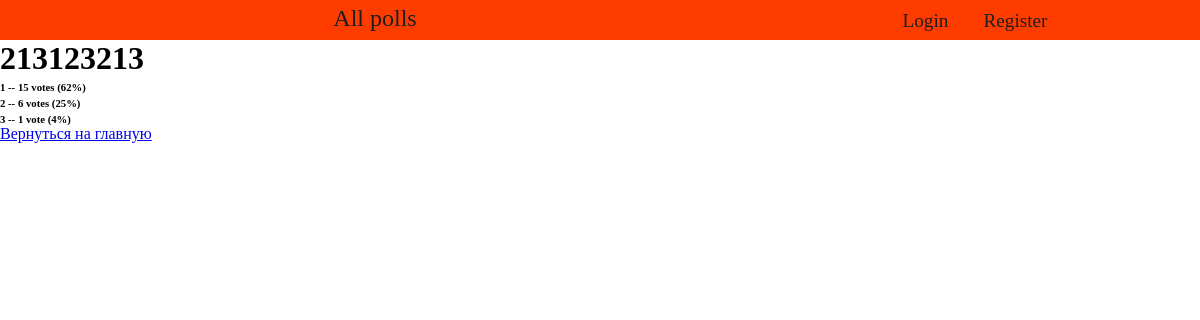
The page /polls/12/results/ on the database as committed earlier.
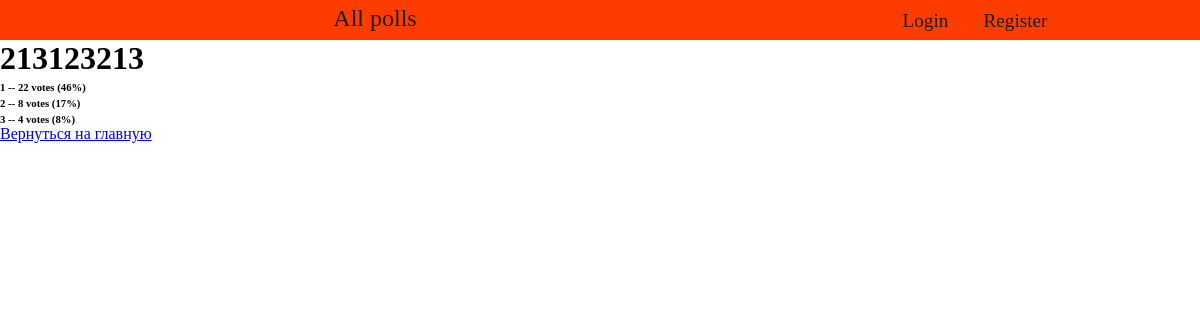
The same page on the database as committed later.
### polls/models.py (models this page shows, shortened)
class Question(models.Model):
    id = models.AutoField(primary_key=True, unique=True, verbose_name='id')
    question_text = models.CharField(max_length=200)
    pub_date = models.DateTimeField(default=datetime.now())
    ex_date = models.DateTimeField(default=datetime.now() + timedelta(days=1),
                                   verbose_name='Время жизни',
                                   null=False)
    votes = models.IntegerField(default=0)
    img = models.ImageField(null=True, default='default.jpg', upload_to="images/question")
    description = models.TextField(max_length=600, null=True)
    description2 = models.TextField(max_length=600, null=True)
    voted_by = models.ManyToManyField(User, verbose_name='проголосовавшие', blank=True)

class Choice(models.Model):
    question = models.ForeignKey(Question, on_delete=models.CASCADE)
    choice_text = models.CharField(max_length=200)
    votes = models.IntegerField(default=0)
    def percentage(self):
        all_votes = Choice.objects.all()
        votes_count = 0
        for obj in all_votes:
            votes_count += obj.votes
        if self.votes != 0:
            return round((self.votes / votes_count) * 100)
        else:
            return 0

### polls/views.py (the view)
# urls.py: path(r'^(?P<pk>\d+)/results/$', views.ResultsView.as_view(), name='results'),
class ResultsView(generic.DetailView):
    model = Question
    template_name = 'polls/results.html'

### polls/templates/polls/results.html
{% extends "basic.html" %}
{% block content %}
{% load static %}
<link rel="stylesheet" href="{% static 'style.css'%}">
<div class="jumbotron">
<h1>{{ question.question_text }}</h1>
<ul>
    {% for choice in question.choice_set.all %}
    <li><h6>{{ choice.choice_text }} -- {{ choice.votes }} vote{{choice.votes|pluralize}} ({{choice.percentage}}%)</h6></li>
    {% endfor %}
</ul>
<a class="btn btn-dark btn-lg" href="{% url 'index' %}" role="button">Вернуться на главную</a>
</div>
{% endblock %}

### polls/templates/basic.html (shortened to what this page needs)
<!doctype html>
<html lang="en">
<head>
     {% load static %}
    <link rel="stylesheet" href="../../static/style.css">
</head>
<body>
  <header>
    <div>
          <a href="{% url 'index' %}">All polls</a>
      </div>
      <div>
          {% if user.is_authenticated %}
            <a href="{% url 'logout'%}">Logout</a>
            <a href="{% url 'my_profile' %}">My_profile</a>
          {% else %}
            <a href="{% url 'login'%}">Login</a>
            <a href="{% url 'register' %}">Register</a>
          {% endif %}
      </div>
  </header>
  {% block content %}{% endblock %}
</body>
</html>

### polls/static/style.css (style rules this page uses)
* { margin: 0; padding: 0; }
header { width: 100%; height: 40px; background: rgb(255, 60, 0); display: flex; justify-content: space-around; }
header > div:nth-child(1) { margin-top: 5px; height: 40px; width: 40%; display: flex; justify-content: space-around; }
header > div:nth-child(2) { margin-top: 10px; height: 40px; width: 15%; display: flex; justify-content: space-around; }
header > div:nth-child(1) > a { color: rgb(30,30,30); font-size: 1.5em; text-decoration: none; }
header > div:nth-child(2) > a { color: rgb(30,30,30); text-decoration: none; font-size: 1.2em; }

Rows that differ between the two databases and show on the page:
changed Choice (number 1 of 3 on the later page): votes "15" → "22"; percentage "62" → "46"
changed Choice (number 2 of 3 on the later page): votes "6" → "8"; percentage "25" → "17"
changed Choice (number 3 of 3 on the later page): votes "1" → "4"; percentage "4" → "8"
